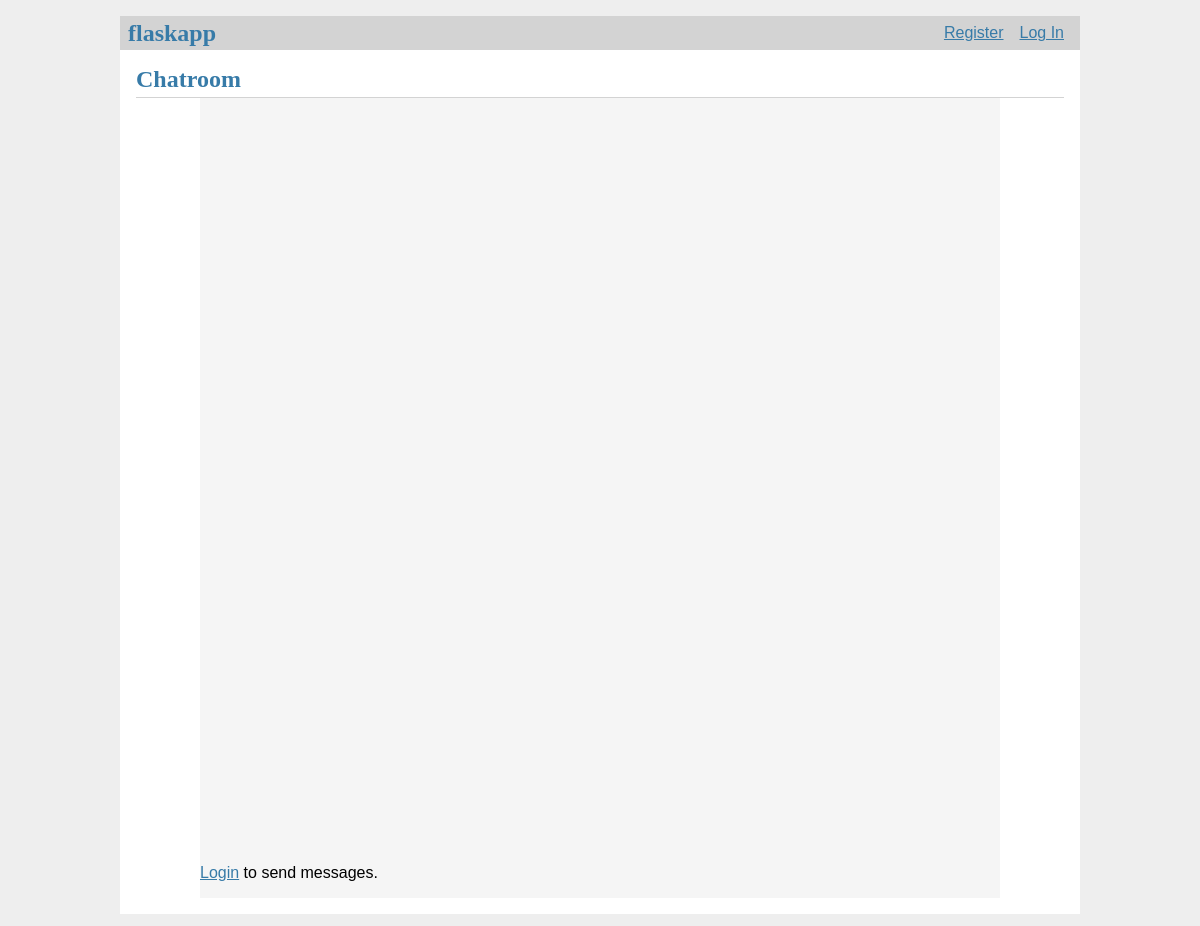
Before: / with the older database file.
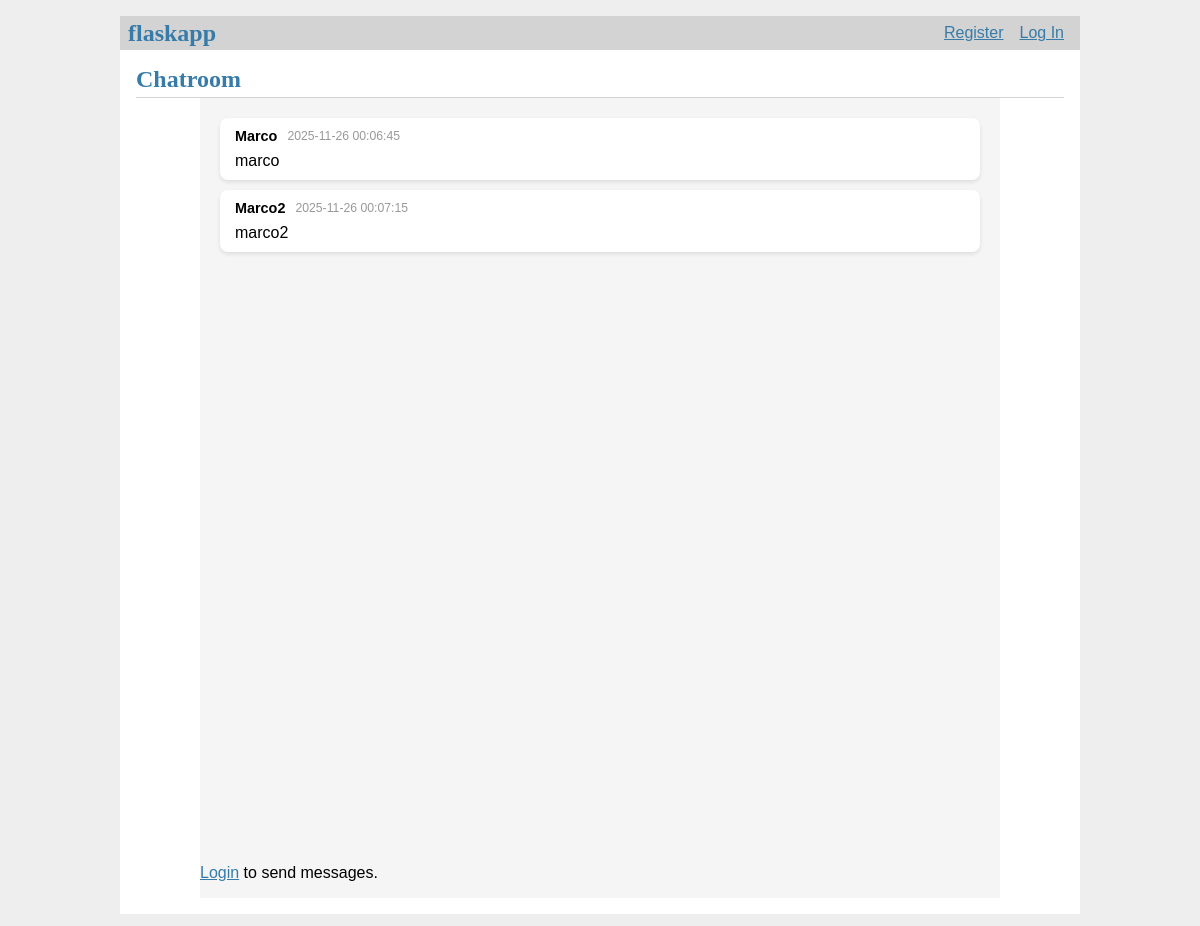
After: the same page with the newer database file.
### tables this page shows
CREATE TABLE message (
  id INTEGER PRIMARY KEY AUTOINCREMENT,
  author_id INTEGER NOT NULL,
  created TIMESTAMP NOT NULL DEFAULT CURRENT_TIMESTAMP,
  content TEXT NOT NULL,
  FOREIGN KEY (author_id) REFERENCES user (id)
);

CREATE TABLE user (
  id INTEGER PRIMARY KEY AUTOINCREMENT,
  username TEXT UNIQUE NOT NULL,
  password TEXT NOT NULL
);

### flaskapp/blog.py (the view)
@bp.route('/')
def index():
    db = get_db()
    messages = db.execute(
        'SELECT m.id, content, created, author_id, username'
        ' FROM message m JOIN user u ON m.author_id = u.id'
        ' ORDER BY created ASC'
    ).fetchall()
    return render_template('blog/index.html', messages=messages)

### flaskapp/auth.py (called while the page is built)
@bp.before_app_request
def load_logged_in_user():
    user_id = session.get('user_id')
    if user_id is None:
        g.user = None
    else:
        g.user = get_db().execute(
            'SELECT * FROM user WHERE id = ?', (user_id,)
        ).fetchone()

### flaskapp/db.py (called while the page is built)
def get_db():
    if 'db' not in g:
        g.db = sqlite3.connect(
            current_app.config['DATABASE'],
            detect_types=sqlite3.PARSE_DECLTYPES
        )
        g.db.row_factory = sqlite3.Row
    return g.db

### flaskapp/templates/blog/index.html (shortened to what this page needs)
{% extends 'base.html' %}
{% block header %}
  <h1>{% block title %}Chatroom{% endblock %}</h1>
{% endblock %}
{% block content %}
  <div class="chat-container">
    <div class="messages-area">
      {% for message in messages %}
        <div class="message">
          <div class="message-header">
            <strong>{{ message['username'] }}</strong>
            <span class="timestamp">
              {% if message['created'] is string %}
                {{ message['created'] }}
              {% else %}
                {{ message['created'].strftime('%Y-%m-%d %H:%M:%S') }}
              {% endif %}
            </span>
          </div>
          <div class="message-content">
            {{ message['content'] }}
          </div>
        </div>
      {% endfor %}
    </div>
    {% if g.user %}
      <form class="message-form" method="POST" action="{{ url_for('blog.send_message') }}">
        <input type="text" name="content" placeholder="Type a message..." required autofocus>
        <button type="submit">Send</button>
      </form>
    {% else %}
      <p><a href="{{ url_for('auth.login') }}">Login</a> to send messages.</p>
    {% endif %}
  </div>
{% endblock %}

### flaskapp/templates/base.html (shortened to what this page needs)
<!doctype html>
<link rel="stylesheet" href="{{ url_for('static', filename='style.css') }}">
<nav>
  <h1>flaskapp</h1>
  <ul>
    {% if g.user %}
      <li><span>{{ g.user['username'] }}</span>
      <li><a href="{{ url_for('auth.logout') }}">Log Out</a>
    {% else %}
      <li><a href="{{ url_for('auth.register') }}">Register</a>
      <li><a href="{{ url_for('auth.login') }}">Log In</a>
    {% endif %}
  </ul>
</nav>
<section class="content">
  <header>
    {% block header %}{% endblock %}
  </header>
  {% block content %}{% endblock %}
</section>

### flaskapp/static/style.css (style rules this page uses)
h1 { font-family: serif; color: #377ba8; margin: 1rem 0; }
a { color: #377ba8; }
nav { background: lightgray; display: flex; align-items: center; padding: 0 0.5rem; }
nav h1 { flex: auto; margin: 0; }
nav ul { display: flex; list-style: none; margin: 0; padding: 0; }
nav ul li a, nav ul li span, header .action { display: block; padding: 0.5rem; }
.content { padding: 0 1rem 1rem; }
.content > header { border-bottom: 1px solid lightgray; display: flex; align-items: flex-end; }
.content > header h1 { flex: auto; margin: 1rem 0 0.25rem 0; }
.content:last-child { margin-bottom: 0; }

### flaskapp/templates/blog/index.html (style rules this page uses)
.chat-container { display: flex; flex-direction: column; height: 100vh; max-width: 800px; margin: 0 auto; background: #f5f5f5; }
.messages-area { flex: 1; overflow-y: auto; padding: 20px; display: flex; flex-direction: column; gap: 10px; }
.message { background: white; padding: 10px 15px; border-radius: 8px; box-shadow: 0 2px 4px rgba(0,0,0,0.1); }
.message-header { display: flex; gap: 10px; font-size: 0.9em; align-items: center; }
.timestamp { color: #999; font-size: 0.85em; }
.message-content { margin-top: 8px; word-wrap: break-word; }

Changed rows visible on the page:
added message: username "Marco", created "2025-11-26 00:06:45", content "marco"
added message: username "Marco2", created "2025-11-26 00:07:15", content "marco2"
